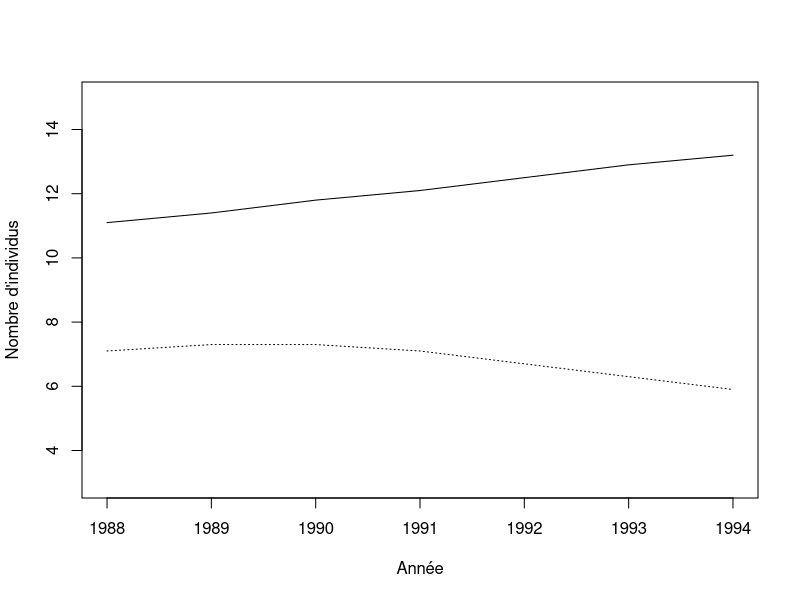
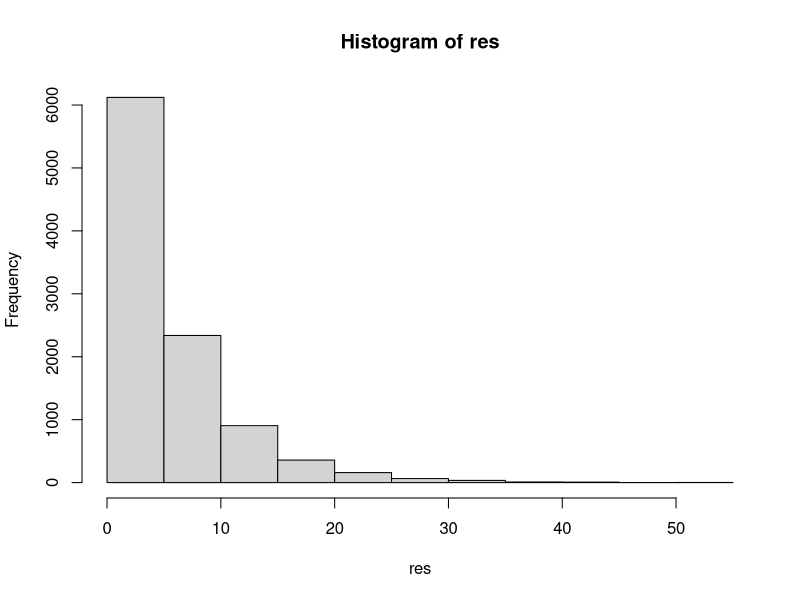
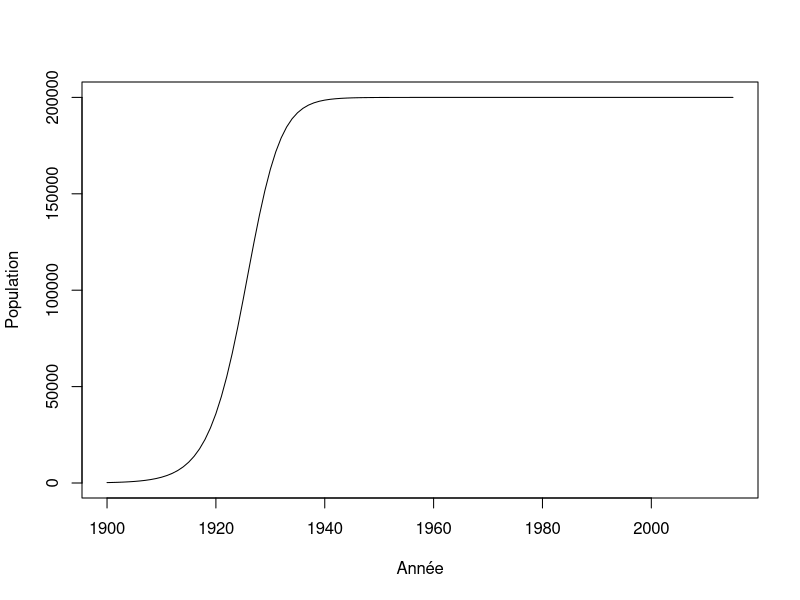
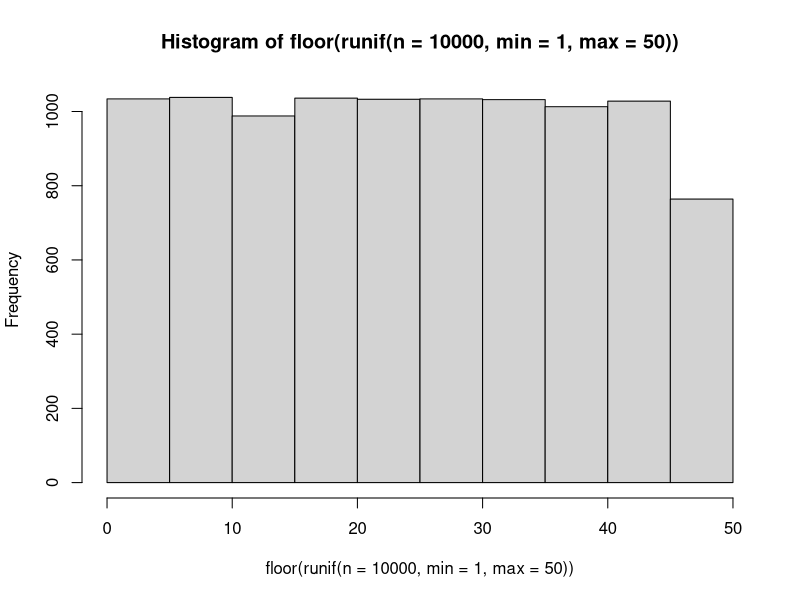
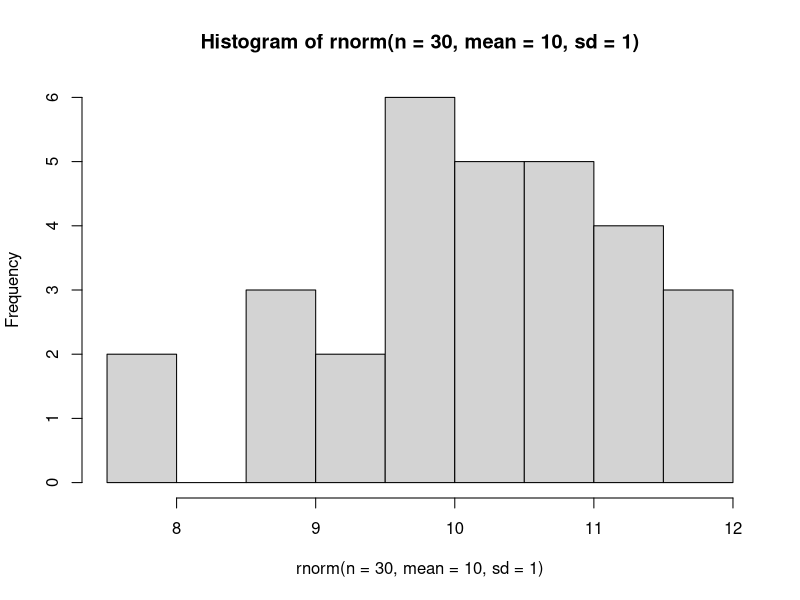
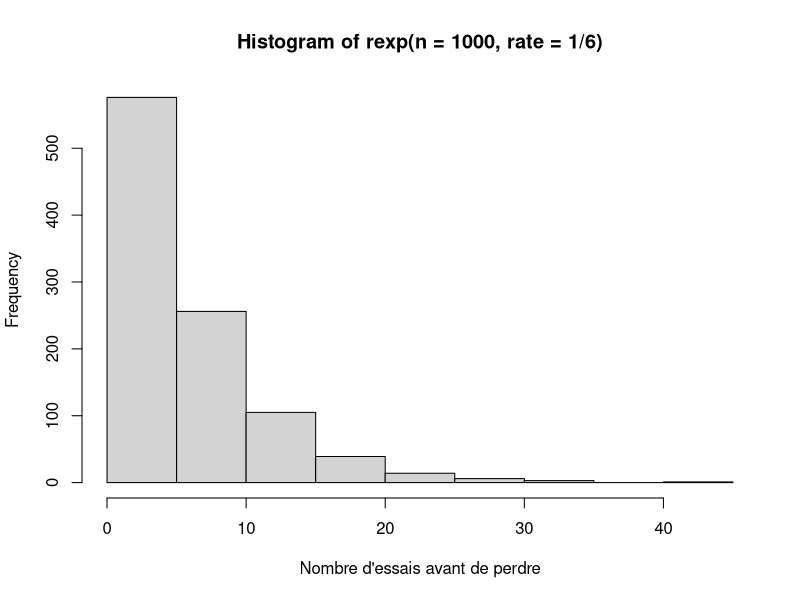
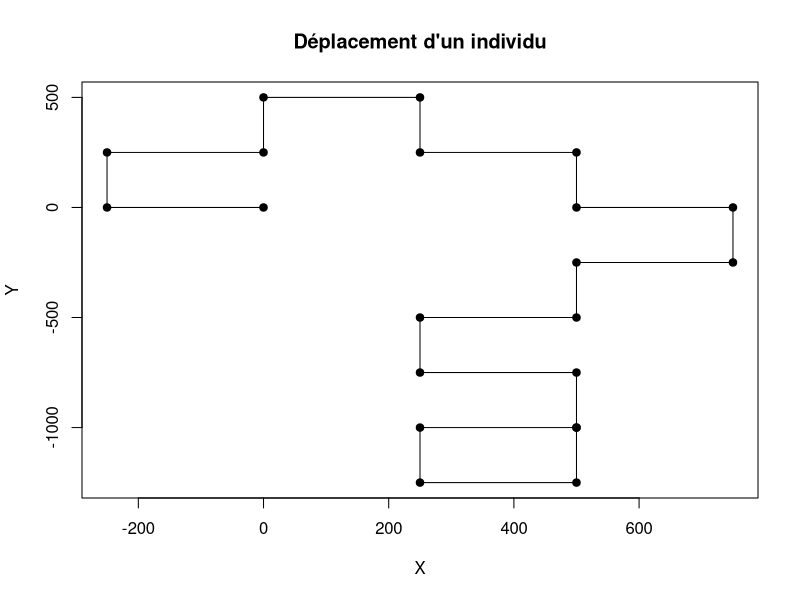
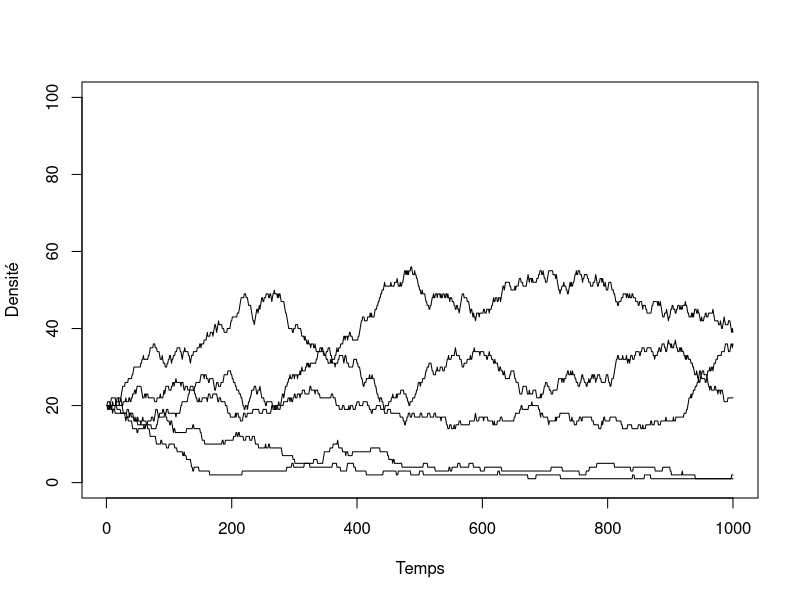

Write the R code that produced these figures, in order.
## ---- chunk 1
donnees <- matrix(nr = 7, nc = 2)
donnees[,1] <- c(11.1,11.4,11.8,12.1,12.5,12.9,13.2) #Cameroun
donnees[,2] <- c(7.1,7.3,7.3,7.1,6.7,6.3,5.9) #Rwanda
an <- c(1988:1994)
donnees
## ---- chunk 2
plot(an, donnees[,1], type = "l", xlab = "Année", ylab = "Nombre d'individus", ylim=c(3,15), cex=2)
lines(an, donnees[,2], lty = 3)
## ---- chunk 3
lambda <- matrix(nrow = 6, ncol = 2)
lambda[1,1] <- (donnees[2,1] - donnees[1,1]) / donnees[1,1]
## ---- chunk 4
lambda[2,1] <- (donnees[3,1] - donnees[2,1]) / donnees[2,1]
## ---- chunk 5
depart <- 1
fin <- 5
for(etape in depart:fin) {
    print(etape)
}
## ---- chunk 6
for(etape in c("Bonjour", "programmeurs", "en R")) {
    print(etape)
}
## ---- chunk 7
for(etape in 1:5) {
    print(etape*2)
}
## ---- chunk 8
for(C in -50:100) {
    cat("Pour C = ",C," on obtient F = ",1.8*C + 32, '\n')
}
## ---- chunk 9
test <- runif(5, 0,1)
for(etape in 1:5) {
    print(test[etape])
}
## ---- chunk 10
for(etape in 1:8) {
    cat("À l'étape", etape, ", la boucle est complétée à", etape/8*100, "%.", '\n')
}
## ---- chunk 11
n <- 1
for(etape in -2:5) {
    cat("etape = ",etape, " n = ",n, '\n')
    n <- n + 1
}
## ---- chunk 12
n <- 1
for(etape in 1:10) n <- n*etape
n
## ---- chunk 13
ma_matrice <- matrix(nrow = 5, ncol = 3)
n <- 1
for(i in 1:5) {
    for(j in 1:3) {
        ma_matrice[i,j] <- n
        n <- n + 1
    }
}
ma_matrice
## ---- chunk 14
piece <- c("pile","face")
combinaison = "face-face"
while(combinaison != "pile-pile") {
    essai1 <- sample(piece, 1)
    essai2 <- sample(piece, 1)
    combinaison <- paste(essai1, "-" , essai2, sep = "")
    print(combinaison)
}
## ---- chunk 15
de <- c(1:6)
n_test <- 10000
res <- numeric(n_test)
for(i in 1:n_test) {
	n <- 0
	face <- 0
	while(face != 1) {
		face <- sample(de,1)
		n <- n + 1
	}
	res[i] <- n
}
mean(res)
## ---- chunk 16
hist(res)
## ---- chunk 17
r <- 0.3
N <- 220
K <- 200000
step <- 1
while(N < K/2) {
    N <- N + r * N * (1 - N/K)
    step <- step + 1
}
step
## ---- chunk 18
r <- 0.3
K <- 200000
n_steps <- 115
N <- numeric(n_steps+1)
N[1] <- 220

for(i in 2:(n_steps+1)) {
    N[i] <- N[i-1] + r * N[i-1] * (1 - N[i-1]/K)
}
N[25:30]
## ---- chunk 19
plot(c(1900:2015), N, type = "l", xlab = "Année", ylab = "Population")
## ---- chunk 20
X <- runif(n = 10)
res <- numeric(10)
for(i in 1:10) {
    if(X[i] < 0.3) {
        res[i] <- "plus petit"
    }
    else {
        res[i] <- "plus grand"
    }
}
cbind(X,res)
## ---- chunk 21
res2 <- numeric(10)
for(i in 1:10) {
    if(X[i] > 0.2 & X[i] < 0.6) {
        res2[i] <- "oui"
    }
    else {
        res2[i] <- "non"
    }
}
cbind(X,res2)
## ---- chunk 22
res2 <- numeric(10)
res2[X > 0.2 & X < 0.6] <- "oui"
res2[X < 0.2 | X > 0.6] <- "non"
cbind(X,res2)
## ---- chunk 23
tri <- function(x){
	# Calcul de la dimension du vecteur
	taille <- length(x)
	ordre <- "NON"
	# Boucle qui tourne jusqu'à ce que tout soit en ordre
	while(ordre == "NON") {
		ordre <- "OUI"
		# Boucle qui passe tous les éléments en paires
		for(i in 1:(taille-1)) {
			if(x[i+1] < x[i]) {
				# Inversion des deux lettres
				x[c(i,i+1)] <- x[c(i+1,i)]
				# Comme un changement a été fait, l'ordre
				# n'est pas encore garanti
				ordre <- "NON"
			}
		}
	}
	return(x)
}
tri(c("E", "Z", "F", "C", "D"))

## ---- chunk 24
valeurs <- c("2", "3", "4", "5", "6", "7", "8", "9", "10", "valet", "reine", "roi", "as")
couleurs <- rep(c("pique", "trèfle", "carreau", "coeur"),each = 13)
cartes <- paste(valeurs,"-",couleurs)
tirage <- function(n, cartes) {
    sample(x = cartes, size = n, replace = FALSE)
}
tirage(3, cartes)
## ---- chunk 25

scrabble <- read.table(file = "./donnees/lettres.txt", header=TRUE, sep = " ")
res <- sample(scrabble[,1],7)
res

## ---- chunk 26
hist(floor(runif(n = 10000, min = 1, max = 50)))
## ---- chunk 27
hist(rnorm(n = 30, mean = 10, sd = 1))
## ---- chunk 28
rbinom(n = 10, size = 1, prob = 0.5)
## ---- chunk 29
rmultinom(n = 3, size = 1, prob = rep(1/6, 6))
## ---- chunk 30
hist(rexp(n = 1000, rate = 1/6),
xlab = "Nombre d'essais avant de perdre")
## ---- chunk 31
set.seed(1)
p <- 0.55
alea <- runif(n = 1, min = 0, max = 1)
if(alea < p) res = "pile" else res = "face"
res
## ---- chunk 32
set.seed(1)
## ---- chunk 33

X <- runif(n = 10000, min = 0, max = 1)
p <- 0.2
res <- numeric(length = 10000)
res[X<p] <- 1
sum(res)

X <- runif(n = 10000, min = 0, max = 1)
p <- 0.2
res <- numeric(length = 10000)
res[X<p] <- 1
sum(res)

10000*p
## ---- chunk 34
# Fonction qui permet de modifier la direction de marche de la personne
#
# ENTREES:
#   DirectionDepart:    la direction vers laquelle la personne se deplace pour le moment.
#   Probabilite:        un vecteur contenant les probabilites d'aller dans l'une ou l'autre des directions. 
#                       Probabilite = c(ProbabiliteGauche, ProbabiliteDroite)
#
# SORITES:
#   NouvelleDirection:  la direction vers laquelle la personne va se deplacer au prochain carrefour.
#
ChangerDirection = function(DirectionDepart, Probabilite){
  
  # A COMPLETER: Mettre la condition pour tourner a gauche
  if(runif(1,0,1) < Probabilite[1]){ # <-- Manque du code
    # On tourne a gauche
    NouvelleDirection = DirectionDepart - pi/2
  }
  else{
    # On tourne a droite
    NouvelleDirection = DirectionDepart + pi/2
  }
  
  return(NouvelleDirection)
  
}

# Fonction qui permet de calculer les nouvelles coordonnees de la personne suite a un deplacement
#
# ENTREES:
#   PositionCourante:   un vecteur contenant la position de la personne pour le moment.
#                       PositionCourante = c(PositionX, PositionY)
#   Direction:          la direction vers laquelle la personne va se deplacer.
#
# SORITES:
#   NouvellePosition:   un vecteur contenant la position de la personne apres son deplacement.
#                       NouvellePosition = c(NouvellePositionX, NouvellePositionY)
#
Deplacement = function(PositionCourante, Direction){
  
  # A COMPLETER: Calcul des nouvelles coordonnées
  NouvellePositionX = PositionCourante[1] + sin(Direction)*250 # <-- Manque du code
  NouvellePositionY = PositionCourante[2] + cos(Direction)*250 # <-- Manque du code
  
  # On place les nouvelles positions pour chacune des coordonnees dans un vecteur
  NouvellePosition = c(NouvellePositionX, NouvellePositionY)
  
  return(NouvellePosition)
}
## ---- chunk 35
# ChangerDirection <- function(DirectionDepart, Probabilite){...}
# Deplacement <- function(PositionCourante, Direction){...}

nsteps <- 20
xy <- matrix(0,nrow = 21, ncol = 2)
xy[1,] <- c(0,0)
direction <- 0
probabilite <- c(0.5,0.5)
set.seed(2)
for(step in 2:(nsteps+1)) {
  
  # Calcul de la nouvelle direction
  direction <- ChangerDirection(direction, probabilite)
 
  # Calcul des nouvelles coordonnees
  xy[step,] <- Deplacement(xy[step-1,], direction)
}
## ---- chunk 36
plot(xy[,1],xy[,2], type = "l", 
    xlab = "X", ylab = "Y", main = "Déplacement d'un individu")
points(xy[,1],xy[,2],pch = 19)
## ---- chunk 37
res <- numeric(50)

set.seed(3)
for (j in 1:50){
nsteps <- 20
xy <- matrix(0,nrow = 21, ncol = 2)
xy[1,] <- c(0,0)
direction <- 0
probabilite <- c(0.5,0.5)
for(step in 2:(nsteps+1)) {
  
  direction <- ChangerDirection(direction, probabilite)
 
  xy[step,] <- Deplacement(xy[step-1,], direction)
}
dist <- sqrt(xy[21,1]^2 + xy[21,2]^2)
res[j] <- dist
}
mean(res)
## ---- chunk 38
etats <- c("A", "B", "C", "D", "E")
p <- c(0.1, 0.5, 0.2, 0.05, 0.15)
sum(p)

# On utilise cumsum pour calculer la probabilité cumulative
cump <- cumsum(p)
cump
## ---- chunk 39
alea <- runif(1,0,1)
alea
n_etats <- 5; i = 1; plus_petit = FALSE
while(plus_petit == FALSE) {
    if(alea < cump[i]) {
        decision <- etats[i]
        plus_petit <- TRUE
    }
    else {
        i <- i + 1
    }
}
decision
## ---- chunk 40
tirage <- function(p) {
    etats <- c("A", "B", "C", "D", "E")
    res <- rmultinom(n=1,size=1,prob=p)
    etats[which(res==1)]
}
tirage(p)
## ---- chunk 41
nsteps <- 1000
S <- 5
K <- 100
N <- matrix(nr = nsteps, nc = S)

# Une fonction utile pour faire des tirages
# Elle retourne la position de l'espèce pigée au hasard
tirage  <- function(p) {
    res <- rmultinom(n=1,size=1,prob=p)
    return(which(res==1))
}
## ---- chunk 42
# On démarre la simulation avec 20 individus par espèce
N[1,] =rep(K/S, S)

# La boucle principale
for(step in 2:nsteps) {

    # Calcul de l'abondance relative
    p <- N[step-1,] / K

    # On tire l'identité de l'espèce qui meurt
    ID_mort <- tirage(p)

    # On applique le changement
    N[step,] <- N[step-1,]
    N[step,ID_mort] <- N[step,ID_mort] - 1

    # On tire l'identité de la recrue
    ID_recrue <- tirage(p)
    N[step,ID_recrue] <- N[step,ID_recrue] + 1
}
## ---- chunk 43
# Illustration des résultats
plot(c(1:nsteps), N[,1], type = "l", ylim = c(0,K),
    xlab = "Temps", ylab = "Densité")
for(i in 2:S) lines(c(1:nsteps), N[,i])
## ---- chunk 44
x <- runif(1000)
system.time(sort(x))
system.time(tri(x))

## ---- chunk 45
n <- 2*10^seq(1,3,0.1)
res <- numeric(length(n))
for(i in 1:length(res)) {
	x <- runif(n[i])
	res[i] <- system.time(tri(x))[3]
}
plot(n,res, type = "l", xlab = "Taille", ylab = "Temps")
## ---- chunk 46
f1 <- function(x) {
	taille <- length(x)
	x2 <- numeric(taille)
	for(i in 1:taille) if(x[i] < 0.5) x2[i] <- 1
}
f2 <- function(x) {
	x2 <- x*0
	x2[x<0.5] <- 1
}
## ---- chunk 47
x <- runif(1000000)
system.time(f1(x))
system.time(f2(x))
## ---- chunk 48
f1 <- function(x) {
	res <- numeric(ncol(x))
	for(j in 1:ncol(x)) {
		for(i in 1:nrow(x)){
			res[x] <- res[j] + x[i,j]
		}
	}
}
X <- matrix(runif(100*100),nr=100,nc=100)
## ---- chunk 49
system.time(rowSums(X))
system.time(apply(X,2,sum))
system.time(f1(X))
## ---- chunk 50

quadrats <- read.table(file = "./donnees/quadrats.txt", header=TRUE, sep = ";")
head(quadrats)
